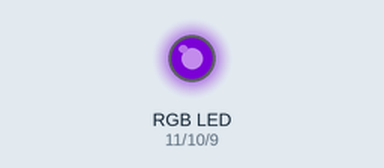
A sketch run on a simulated Arduino Uno, built with avr-gcc and run on an emulated ATmega328P. Parts: an RGB LED mixed from three pins (HIGH = lit). Dim RGB values are drawn brighter than linear.

Above: at 0.05 s.
At 0.2 s:
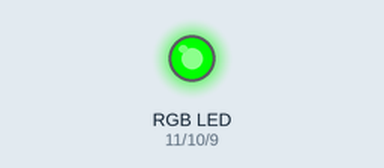
At 0.35 s:
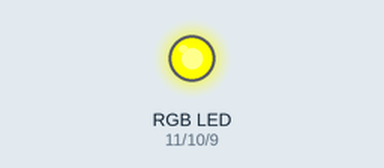
At 0.5 s:
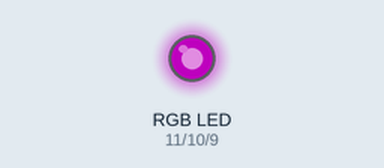
At 0.6 s:
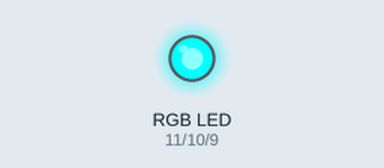
At 0.7 s:
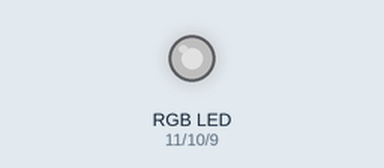
Timing chart, 0 to 3.0 s (numbered marks = the images above):
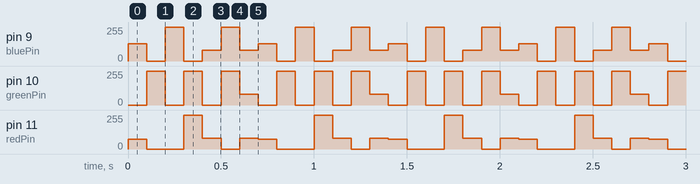

Measured:
- by itself, pin 10 (greenPin): repeats every 0.70 s: 2 × (0/255 0.10 s, 255/255 0.10 s), 80/255 0.10 s, 0/255 0.10 s, 255/255 0.10 s
- by itself, pin 11 (redPin): repeats every 0.70 s: 0/255 0.20 s, 255/255 0.10 s, 80/255 0.10 s, 0/255 0.10 s, 80/255 0.10 s, 75/255 0.10 s
- by itself, pin 9 (bluePin): repeats every 0.70 s: 0/255 0.10 s, 255/255 0.10 s, 0/255 0.10 s, 80/255 0.10 s, 255/255 0.10 s, 80/255 0.10 s, 130/255 0.10 s

The sketch:

sketch_nov11a.ino
```cpp
int redPin = 11;
int greenPin = 10;
int bluePin = 9;

//uncomment this line if using a Common Anode LED
//#define COMMON_ANODE

void setup()
{
  pinMode(redPin, OUTPUT);
  pinMode(greenPin, OUTPUT);
  pinMode(bluePin, OUTPUT);
}

void loop()
{
  setColor(0x4B, 0x0, 0x82);  // red
  delay(100);
  setColor(0, 255, 0);  // green
  delay(100);
  setColor(0, 0, 255);  // blue
  delay(100);
  setColor(255, 255, 0);  // yellow
  delay(100);
  setColor(80, 0, 80);  // purple
  delay(100);
  setColor(0, 255, 255);  // aqua
  delay(100);
  setColor(80, 80,80);
  delay(100);
}

void setColor(int red, int green, int blue)
{
  #ifdef COMMON_ANODE
    red = 255 - red;
    green = 255 - green;
    blue = 255 - blue;
  #endif
  analogWrite(redPin, red);
  analogWrite(greenPin, green);
  analogWrite(bluePin, blue);
}
```
